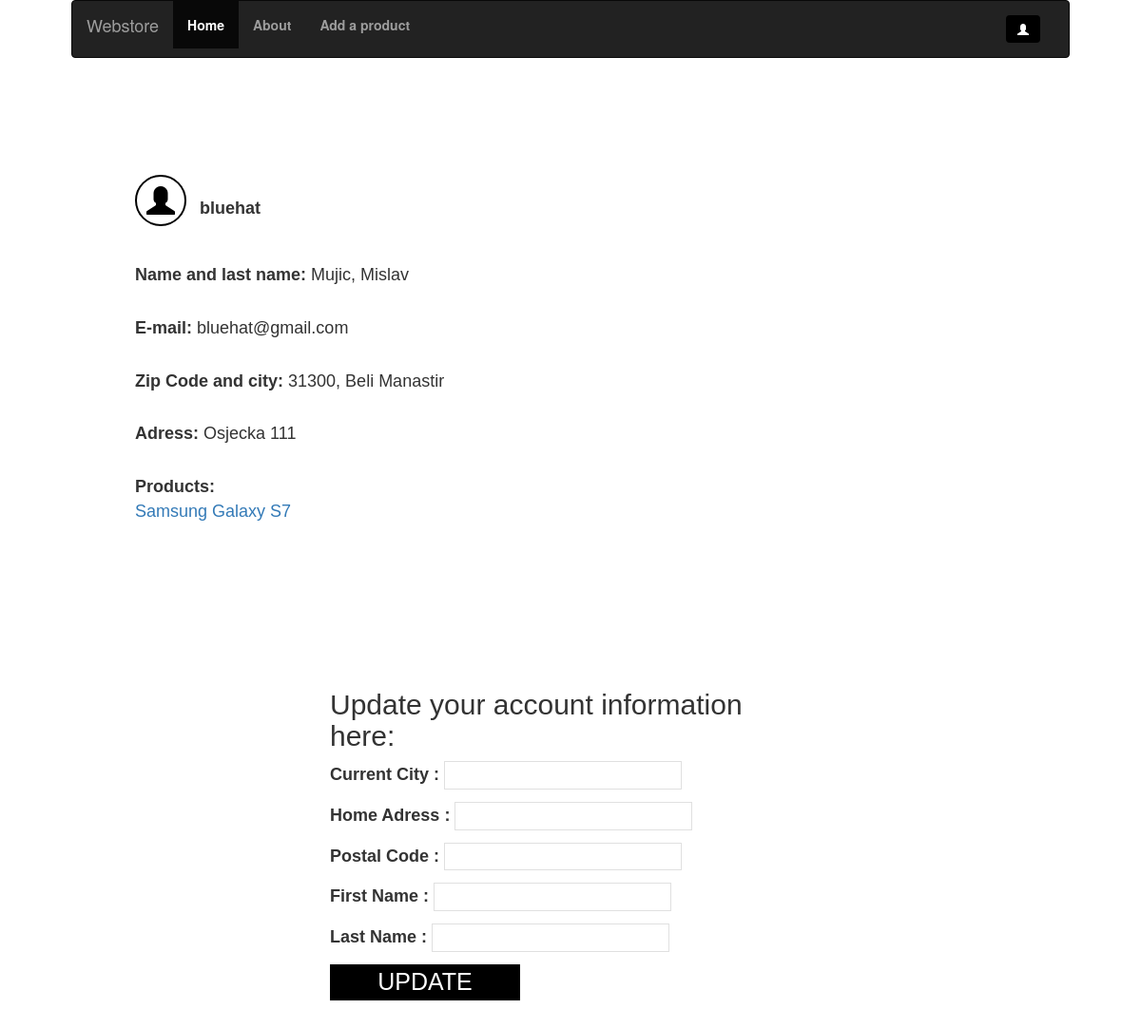
Before: /items/my_profile/ (signed in) with the older database file.
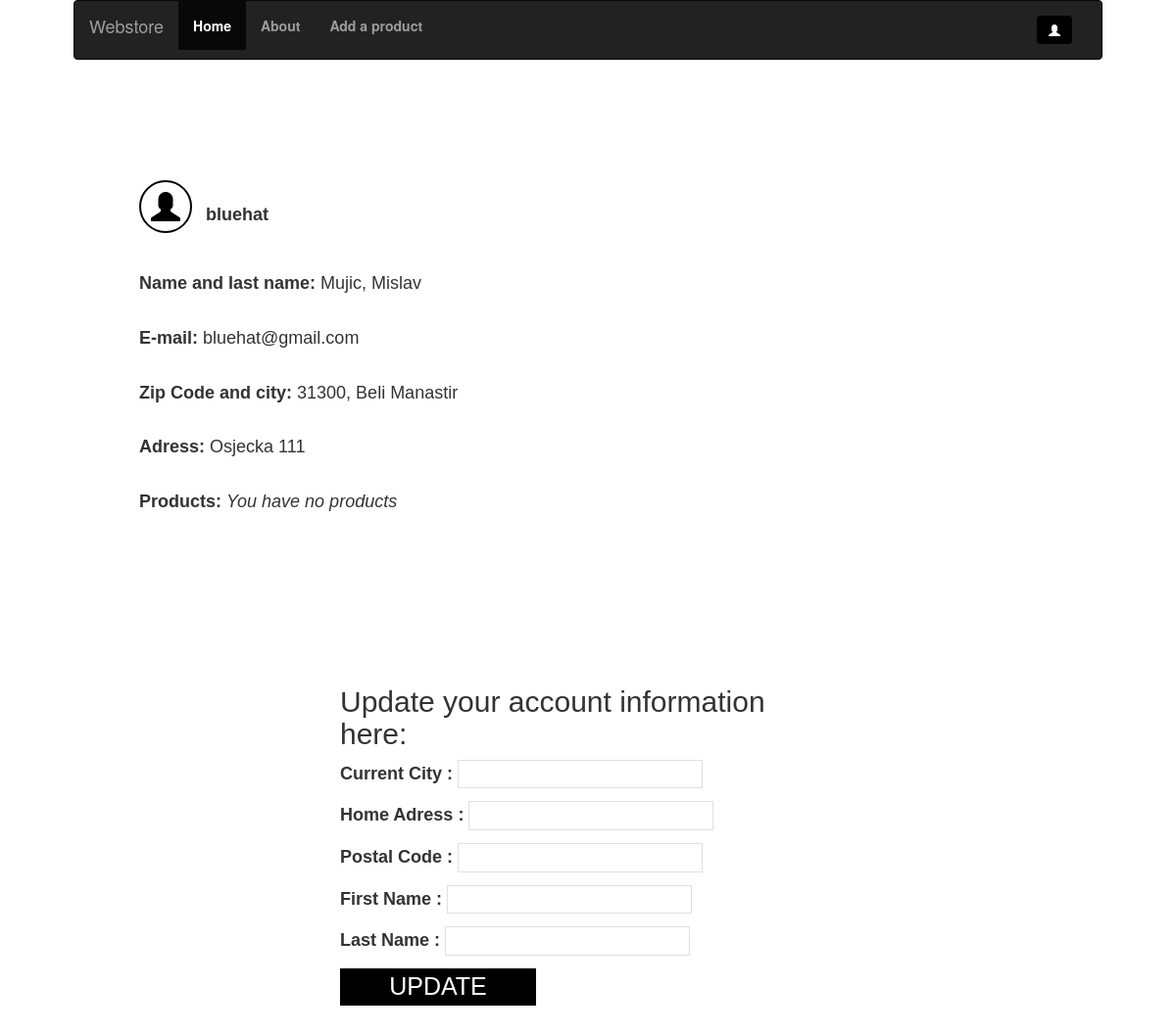
After: the same page with the newer database file.
### items/models.py (models this page shows)
class Product(models.Model):
    user = models.ForeignKey(User, on_delete = models.CASCADE, default = '')
    sub = models.ForeignKey(Sub_Category, on_delete = models.CASCADE)
    product_name = models.CharField(max_length = 150)
    product_desc = models.CharField(max_length = 1000)
    product_price_value = models.CharField(max_length = 20)
    product_price_currency = models.CharField(max_length = 3, default = "USD")
    image1 = models.FileField(upload_to=f'media/products/images/', default = None)
    image2 = models.FileField(upload_to=f'media/products/images/', blank=True, null=True, default = None)
    image3 = models.FileField(upload_to=f'media/products/images/', blank=True, null=True, default = None)
    image4 = models.FileField(upload_to=f'media/products/images//', blank=True, null=True, default = None)
    image5 = models.FileField(upload_to=f'media/products/images/', blank=True, null=True, default = None)
    def __str__(self):
        return f"{self.product_name}"

### items/views.py (the view)
# urls.py: path('my_profile/', views.my_profile, name = 'index'),
def my_profile(request):
    user = request.user
    if user.is_authenticated:
        profile = request.user.profile
        products_list = []
        try:
            for product in Product.objects.filter(user = user):
                products_list.append(product)
        except(KeyError, Product.DoesNotExist):
            products = None
        if request.method == 'POST' and 'update' in request.POST:
            profile_form = ProfileForm(request.POST)
            if profile_form.is_valid():
                if profile_form.cleaned_data['city'] != '':
                    user.profile.city = profile_form.cleaned_data['city']
                else:
                    user.profile.city = user.profile.city
                if profile_form.cleaned_data['adress'] != '':
                    user.profile.adress = profile_form.cleaned_data['adress']
                else:
                    user.profile.adress = user.profile.adress
                if profile_form.cleaned_data['postalcode'] != None:
                    user.profile.postalcode = profile_form.cleaned_data['postalcode']
                else:
                    user.profile.postalcode = user.profile.postalcode
                if profile_form.cleaned_data['first_name'] != '':
                    user.first_name = profile_form.cleaned_data['first_name']
                else:
                    user.first_name = user.first_name
                if profile_form.cleaned_data['last_name'] != '':
                    user.last_name = profile_form.cleaned_data['last_name']
                else:
                    user.last_name = user.last_name
                user.profile.user_id = user.profile.user_id
                user.profile.save()
                user.save()
        else:
            profile_form = ProfileForm()
        return render(request, 'my_profile.html', {'user': user, 'profile': profile, 'profile_form': profile_form, 'products_list': products_list})
    else:
        return HttpResponse("You can't access this page because you are not logged in!")

### items/forms.py
class ProfileForm(forms.ModelForm):
    class Meta:
        model = Profile
        fields = [ 'city', 'adress', 'postalcode', 'first_name', 'last_name']
    city = forms.CharField(label = 'Current City  ', max_length = 100, required = False, widget = forms.TextInput(attrs = {'class': 'inputstyle'}))
    adress = forms.CharField(label = 'Home Adress ', max_length = 100, required = False, widget = forms.TextInput(attrs = {'class': 'inputstyle'}))
    postalcode = forms.DecimalField(label = 'Postal Code  ', required = False, widget = forms.TextInput(attrs = {'class': 'inputstyle'}))
    first_name = forms.CharField(label = 'First Name  ', max_length = 100, required = False, widget = forms.TextInput(attrs = {'class': 'inputstyle'}))
    last_name = forms.CharField(label = 'Last Name ', max_length = 100, required = False, widget = forms.TextInput(attrs = {'class': 'inputstyle'}))

### items/models.py (called while the page is built)
    def __str__(self):
        return f"{self.category_name}"

    def __str__(self):
        return f"{self.sub_name}"

### items/templates/my_profile.html (shortened to what this page needs)
<!DOCTYPE html>
<html>
{% load static %}
  <head>
    <link rel="stylesheet" href="http://maxcdn.bootstrapcdn.com/bootstrap/3.3.4/css/bootstrap.min.css">
  </head>
  <body>
    <div class="container-fluid customfull">
    <nav class="navbar navbar-inverse">
  <div class="container-fluid" style="width: 100%;">
    <div class="navbar-header">
      <a href="/items/" class="navbar-brand">Webstore</a>
    </div>
    <div class="collapse navbar-collapse" id="mainNavBar">
      <ul class="nav navbar-nav">
        <li class="active"><a href="/items/">Home</a></li>
        <li><a href="/items/about/">About</a></li>
        <li><a href="/items/add_a_product/">Add a product</a></li>
      </ul>
      <ul class="nav navbar-nav navbar-right">
        {% if user.is_authenticated %}
        <li><a href="#"><button class="btn" id="menu-toggle"><span class="glyphicon glyphicon-user"></button></span></a></li>
        {% else %}
        <li><a class="actions" href="/items/login_signup/">Login/Sign Up</a></li>
        {% endif %}
      </ul>
    </div>
  </div>
</nav>
    <div class="container-fluid custom">
    <div class="container">
    <span class="glyphicon glyphicon-user" style="color: #000; font-size: 30px; padding: 10px; border: 2px solid black; border-radius: 360px;"></span>
    <p style="display: inline; font-size: 18px; margin-left: 10px;"><strong> {{ user.username }}</strong></p><br><br><br>
    <strong><p>Name and last name:</strong> {{ user.last_name }}, {{ user.first_name }}</p><br>
    <strong><p>E-mail:</strong> {{ user.email }}</p><br>
    <strong><p>Zip Code and city:</strong> {{ user.profile.postalcode }}, {{ user.profile.city }}</p><br>
    <strong><p>Adress:</strong> {{ user.profile.adress }}</p> <br>
    <strong><p>Products:</strong>{% if not products_list %}
       <i>You have no products</i>
       {% else %}
      {% for product in products_list %}
      <br><a href="/items/{{ product.sub.category }}/{{ product.sub }}/{{ product }}/">{{ product }}</a> <br>
      {% endfor %}
    {% endif %}
    </p> <br> <br>
  </div>
      <div class="container customc">
      <h2 style="font-family: 'Ubuntu', sans-serif;">Update your account information here:</h2>
      <form method="post">
        {{ profile_form.as_p }}
        <input type="submit" name="update" value="UPDATE">
      </form>
    </div>
    </div>
  </body>
</html>

Changed rows visible on the page:
removed Product: product_name "Samsung Galaxy S7"
Other visible differences:
text now shown: "You have no products"
